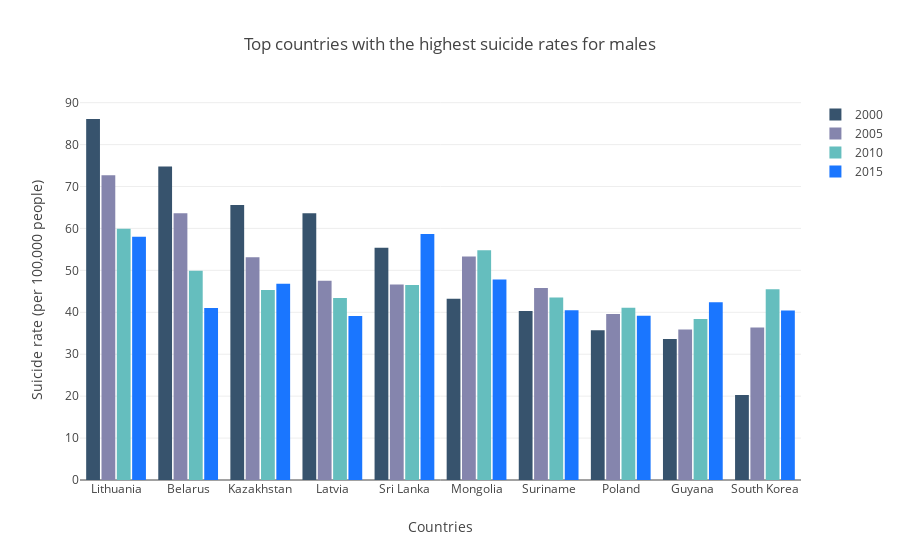

The cell this chart's notebook holds for it:
### Code cell
t2000 = go.Bar(
    x = male2000[male2000['Country'].isin(male2015['Country'].head(10))]['Country'].head(10),
    y = male2000[male2000['Country'].isin(male2015['Country'].head(10))]['Male suicide rate'].head(10),
    marker=dict(color='rgb(55, 83, 109)'),
    name = '2000'
)

t2005 = go.Bar(
    x = male2005[male2005['Country'].isin(male2015['Country'].head(10))]['Country'].head(10),
    y = male2005[male2005['Country'].isin(male2015['Country'].head(10))]['Male suicide rate'].head(10),
    marker=dict(color='rgb(133, 133, 173)'),
    name = '2005'
)

t2010 = go.Bar(
    x = male2010[male2010['Country'].isin(male2015['Country'].head(10))]['Country'].head(10),
    y = male2010[male2010['Country'].isin(male2015['Country'].head(10))]['Male suicide rate'].head(10),
    marker=dict(color='rgb(101, 190, 190)'),
    name = '2010'
)

t2015 = go.Bar(
    x = male2015['Country'].head(10),
    y = male2015['Male suicide rate'].head(10),
    marker=dict(color='rgb(26, 118, 255)'),
    name = '2015'
)

data = [t2000, t2005, t2010, t2015]

layout = go.Layout(
    title='Top countries with the highest suicide rates for males',
    xaxis={'title':'Countries'},
    yaxis={'title':'Suicide rate (per 100,000 people)'},
    barmode='group',
    bargap=0.15,
    bargroupgap=0.1
)

fig = go.Figure(data=data, layout=layout)
py.iplot(fig, filename='basic-bar')

### Figure 1 — Plotly figure (JSON) as saved in the notebook; plotly's stock layout.template omitted (floating-point values rounded to 4 significant figures)
{"data": [{"marker": {"color": "rgb(55, 83, 109)"}, "name": "2000", "type": "bar", "x": ["Lithuania", "Belarus", "Kazakhstan", "Latvia", "Sri Lanka", "Mongolia", "Suriname", "Poland", "Guyana", "South Korea"], "y": [86.1, 74.8, 65.6, 63.6, 55.4, 43.2, 40.3, 35.7, 33.6, 20.3]}, {"marker": {"color": "rgb(133, 133, 173)"}, "name": "2005", "type": "bar", "x": ["Lithuania", "Belarus", "Mongolia", "Kazakhstan", "Latvia", "Sri Lanka", "Suriname", "Poland", "South Korea", "Guyana"], "y": [72.7, 63.6, 53.3, 53.1, 47.5, 46.6, 45.8, 39.6, 36.4, 35.9]}, {"marker": {"color": "rgb(101, 190, 190)"}, "name": "2010", "type": "bar", "x": ["Lithuania", "Mongolia", "Belarus", "Sri Lanka", "South Korea", "Kazakhstan", "Suriname", "Latvia", "Poland", "Guyana"], "y": [59.9, 54.8, 49.9, 46.5, 45.5, 45.3, 43.5, 43.4, 41.1, 38.4]}, {"marker": {"color": "rgb(26, 118, 255)"}, "name": "2015", "type": "bar", "x": ["Sri Lanka", "Lithuania", "Mongolia", "Kazakhstan", "Guyana", "Belarus", "Suriname", "South Korea", "Poland", "Latvia"], "y": [58.7, 58, 47.8, 46.8, 42.4, 41, 40.5, 40.4, 39.2, 39.1]}], "layout": {"bargap": 0.15, "bargroupgap": 0.1, "barmode": "group", "title": "Top countries with the highest suicide rates for males", "xaxis": {"title": "Countries"}, "yaxis": {"title": "Suicide rate (per 100,000 people)"}}}
